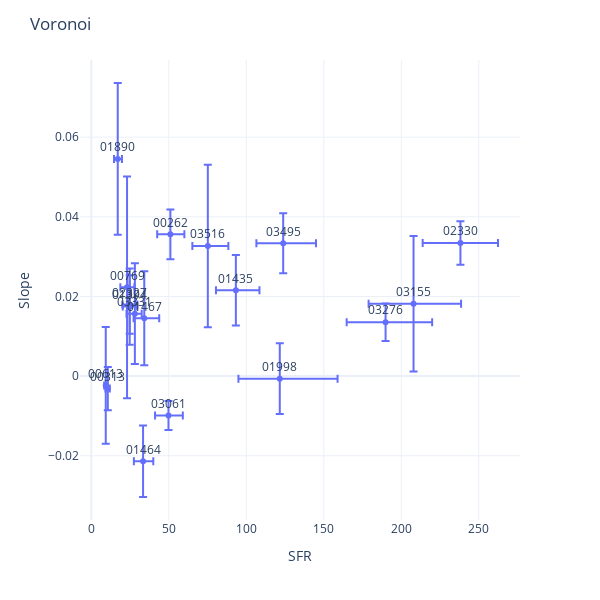

This figure's notebook cell:
### Code cell
fig = px.scatter(x=np.asarray(sed_paras[idx_71_to_select]['sfr_50']).astype(float64),y=slope_vor,
                 error_x_minus=sed_paras[idx_71_to_select]['sfr_50']-sed_paras[idx_71_to_select]['sfr_16'],
                 error_x=sed_paras[idx_71_to_select]['sfr_84']-sed_paras[idx_71_to_select]['sfr_50'],
                 error_y=slope_vor_err,
                 text=id_table,template='plotly_white',labels={'x':'SFR','y':'Slope'})


fig.update_traces(textposition='top center')

fig.update_layout(
    height=600,
    width=600,
    title_text='Voronoi'
)

fig.show()

### Figure 1 — Plotly figure (JSON) as saved in the notebook; plotly's stock layout.template omitted (floating-point values rounded to 4 significant figures)
{"data": [{"error_x": {"array": [9.034, 1.27, 1.009, 4.723, 4.791, 15.22, 6.589, 9.655, 2.712, 37.28, 4.96, 24.23, 9.255, 30.67, 30.04, 4.402, 21.15, 13.24], "arrayminus": [8.508, 1.518, 1.027, 4.333, 4.449, 12.83, 5.933, 6.89, 2.403, 26.68, 4.728, 24.36, 8.662, 28.99, 25.1, 5.404, 17.29, 9.978]}, "error_y": {"array": [0.006254, 0.005412, 0.01465, 0.02782, 0.009593, 0.008857, 0.008969, 0.01181, 0.01906, 0.008887, 0.007326, 0.005467, 0.003651, 0.01701, 0.004715, 0.01265, 0.007533, 0.02041]}, "hovertemplate": "SFR=%{x}<br>Slope=%{y}<br>text=%{text}<extra></extra>", "legendgroup": "", "marker": {"color": "#636efa", "symbol": "circle"}, "mode": "markers+text", "name": "", "orientation": "v", "showlegend": false, "text": ["00262", "00313", "00613", "00769", "01394", "01435", "01464", "01467", "01890", "01998", "02327", "02330", "03061", "03155", "03276", "03331", "03495", "03516"], "textposition": "top center", "type": "scatter", "x": [51.01, 10.64, 9.317, 23.06, 24.75, 93.26, 33.4, 34.16, 17.05, 121.6, 24.76, 238.1, 49.78, 207.9, 189.8, 28.11, 123.8, 75.17], "xaxis": "x", "y": [0.03559, -0.003135, -0.002329, 0.02229, 0.01745, 0.02154, -0.02139, 0.01452, 0.05454, -0.0006562, 0.01798, 0.03343, -0.009888, 0.01816, 0.01354, 0.01567, 0.03333, 0.03265], "yaxis": "y"}], "layout": {"height": 600, "legend": {"tracegroupgap": 0}, "margin": {"t": 60}, "title": {"text": "Voronoi"}, "width": 600, "xaxis": {"anchor": "y", "autorange": true, "domain": [0, 1], "range": [-7.295, 276.6], "title": {"text": "SFR"}, "type": "linear"}, "yaxis": {"anchor": "x", "autorange": true, "domain": [0, 1], "range": [-0.03613, 0.07938], "title": {"text": "Slope"}, "type": "linear"}}}
